Frame 1 (no input): blank canvas, image omitted
Frame 60 (no input): blank canvas, image omitted
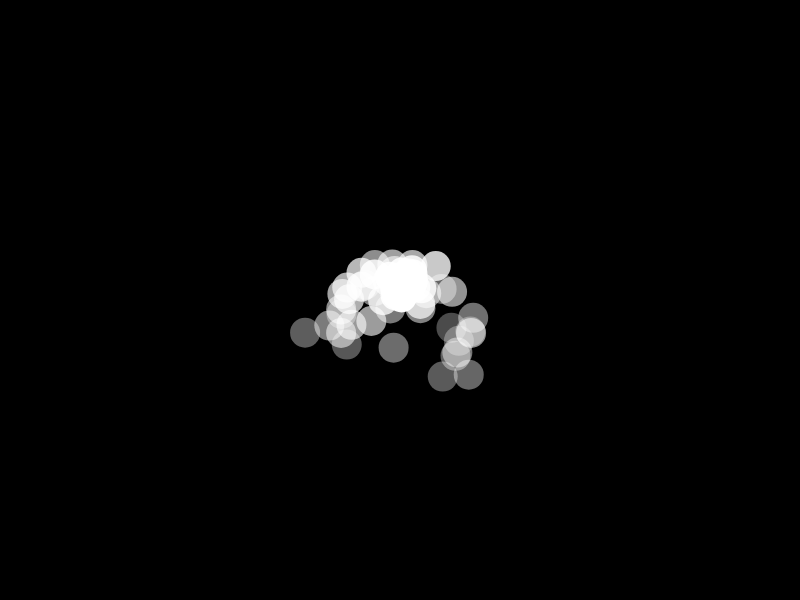
Frame 120 (the mouse pressed at the canvas centre since frame 60)

The p5.js sketch whose frames 1 and 60 were blank and that drew this single picture after the mouse press (run headless with seeded random() and noise() and a simulated clock; from frame 60 on, the mouse is pressed at the canvas centre):

// p5.js sketch
// ── sketch.js
// Eva Philips
// February 21, 2019
// Nature of Code Week 4 Part 1: Practicing Particle Systems, waterfall

// variables
let system = [];


function setup() {
  // canvas setup
  createCanvas(800, 600);

}

function draw() {
  // canvas setup
  background(0); 
  
  // loop through each element in the system
  for(let i=system.length-1; i>=0; i--){
    system[i].addParticle();
    system[i].run();
  }

}

// when the mouse is pressed, add a particles array to the system
function mousePressed(){
  system.push(new ParticleSystem(createVector(mouseX,mouseY)));
}



// ── particle.js
// Eva Philips
// February 21, 2019
// define the particle class


class Particle {
    constructor(x,y){
        this.acceleration = createVector(0,0);
        this.velocity = createVector(random(-2,2), random(-3,-1)); // !! hard coded !!
        this.position = createVector(x, y); // !! hard coded !!
        this.r = 30; // !! hard coded !!
        this.alpha = 255; // !! hard coded !!
    }

    // update the particle
    update(){
        // add the current speed to the position
        this.velocity.add(this.acceleration);
        this.position.add(this.velocity);
        
        // make acceleration 0 after updating
        this.acceleration.mult(0); 

        // lower the alpha
        this.alpha -= 3;  // !! hard coded !!
    } 

    // display one particle
    display(){
        // change the color
        noStroke(); // !! hard coded !!
        fill(255, this.alpha); // !! hard coded !!
        ellipse(this.position.x, this.position.y, this.r)
    }

    // apply forces
    applyForce(force){
        this.acceleration.add(force)  // accumulate forces
    }

    // is the particle "dead"
    isDead(){
        return this.alpha < 0 // will be true if it is dead and false if is still alive
    }
  }
// ── particleSystem.js
// Eva Philips
// February 21, 2019
// define the particle system class

class ParticleSystem{
    constructor(position){
        this.origin = position.copy(); // define the origin of this system
        this.particles = [];  // the array for the particles

    }
    
    // add one particle to the particles array
    addParticle(){
        this.particles.push(new Particle(this.origin.x, this.origin.y));
    }

    // run a system
    run(){
        // run through the particles array
        for (let particle of this.particles) {
            let gravity = createVector(0,.1);
            particle.applyForce(gravity)
            particle.update();  // update each particle
            particle.display(); // show each particle
        }

        // filter out dead particles
        this.particles = this.particles.filter(particle => !particle.isDead());

    }



}
